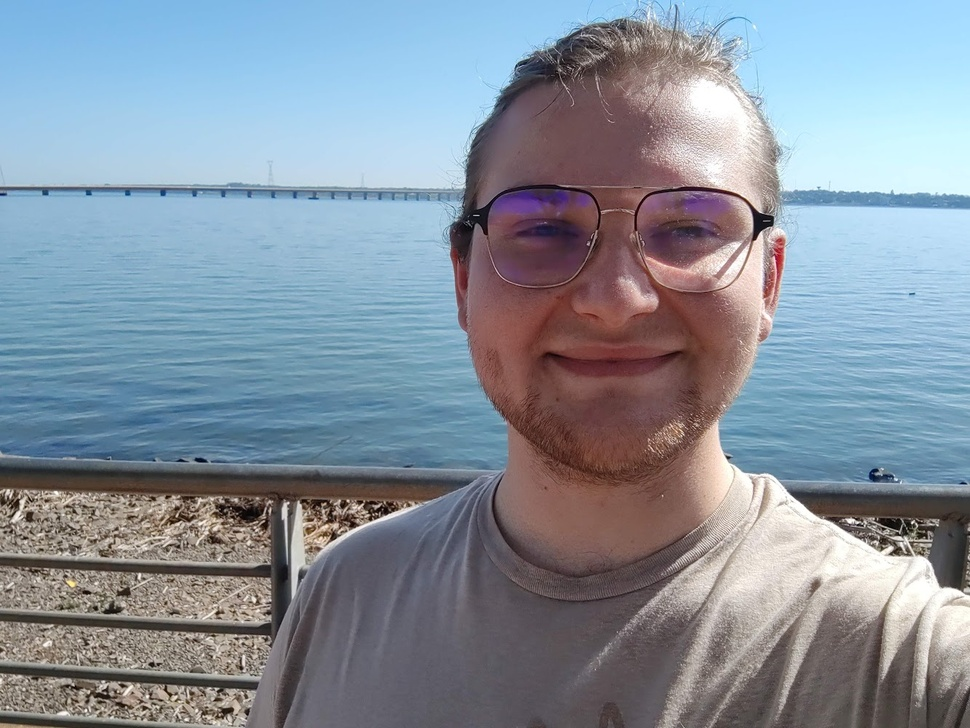
#> input picture images/yo.jpg, 970 x 728 px, shrunk from 1333 x 1000 before the run; the run also reads 1 picture not shown here
$ jupyter execute tests.ipynb
#> lines starting #> are read from the running program, lines starting #| are printed output that depends on the picture
[cell 1]
import numpy as np
import cv2
import matplotlib.pyplot as plt

# Canny
Usamos para detectar contornos y discriminar el resto.
La implementación de OpenCV lo hace con dos thresholds que definen qué es un borde fuerte y qué es un borde débil.
> Los bordes fuertes se conservan siempre. Los bordes débiles se conservan si están unidos a bordes fuertes.

[cell 2]
img = cv2.imread("images/yo.jpg", cv2.IMREAD_GRAYSCALE)
#> img: shape (728, 970); min 0, max 255, mean 143
edges = cv2.Canny(img, threshold1=200, threshold2=300)
#> edges: shape (728, 970); 4.3% white in thin lines or dots

plt.figure(figsize=(10,5))

plt.subplot(1,2,1)
plt.imshow(cv2.cvtColor(img, cv2.COLOR_BGR2RGB))
plt.title("Original")
plt.axis('off')

plt.subplot(1,2,2)
plt.imshow(edges, cmap='gray')
plt.title("Canny")
plt.axis('off')

plt.show()
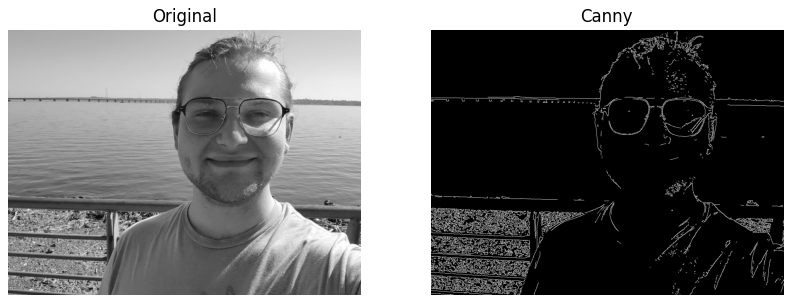
#> figure drawn by matplotlib, 2 panels

# ¿Qué pasa con la iluminación? ¿Y el contraste?
Como Canny usa la derivada (gradiente) para definir los contornos, contrastes bajos quieren decir que el máximo valor de ese gradiente va a ser más pequeño, por lo que habría que ajustar esos tresholds según el contraste.

Algo similar pasa con la iluminación, si la media de intensidad de los pixeles es pequeña, es *más probable* que los gradientes también bajen.

La manera más simple de tener en cuenta estos dos factores es justamente la media, una media baja indica iluminación y contraste más bajos, y una media alta suele indicar lo contrario.

ESTO ULTIMO ES FALSO, HAY QUE ANALIZAR EL HISTOGRAMA

[cell 3]
med = np.median(img)
#> med = 145

sens = 0.1 #es qué tan separados de la media están los thresholds, acá los estamos ligando a la media

low_thresh  = int(max(0,  (1.0 - sens) * med))
#> low_thresh = 130
high_thresh = int(min(255, (1.0 + sens) * med))
#> high_thresh = 159

edges = cv2.Canny(img, low_thresh, high_thresh)
#> edges: shape (728, 970); 7.4% white in thin lines or dots


#mostrar imagen
plt.figure(figsize=(10,5))

plt.subplot(1,2,1)
plt.imshow(cv2.cvtColor(img, cv2.COLOR_BGR2RGB))
plt.title("Original")
plt.axis('off')

plt.subplot(1,2,2)
plt.imshow(edges, cmap='gray')
plt.title("Canny")
plt.axis('off')

plt.show()

[cell 4]
#muestra con distintas imágenes
img_to_dark = cv2.imread("images/yo.jpg")
#> img_to_dark is the input picture: shape (728, 970, 3); mean B, G, R 156.9, 144.9, 134
beta = -50
darker = cv2.convertScaleAbs(img_to_dark, alpha = 1.0, beta=beta)
# cv2.imwrite("yo_darker.jpg", darker)

[cell 5]
def canny_auto_thresholds(img, sens):
    med = np.median(img)
    low_thresh  = int(max(0,  (1.0 - sens) * med))
    high_thresh = int(min(255, (1.0 + sens) * med))
    edges = cv2.Canny(img, low_thresh, high_thresh)
    return edges

[cell 6]
img1 = cv2.imread("images/yo_darker.jpg", cv2.IMREAD_GRAYSCALE)
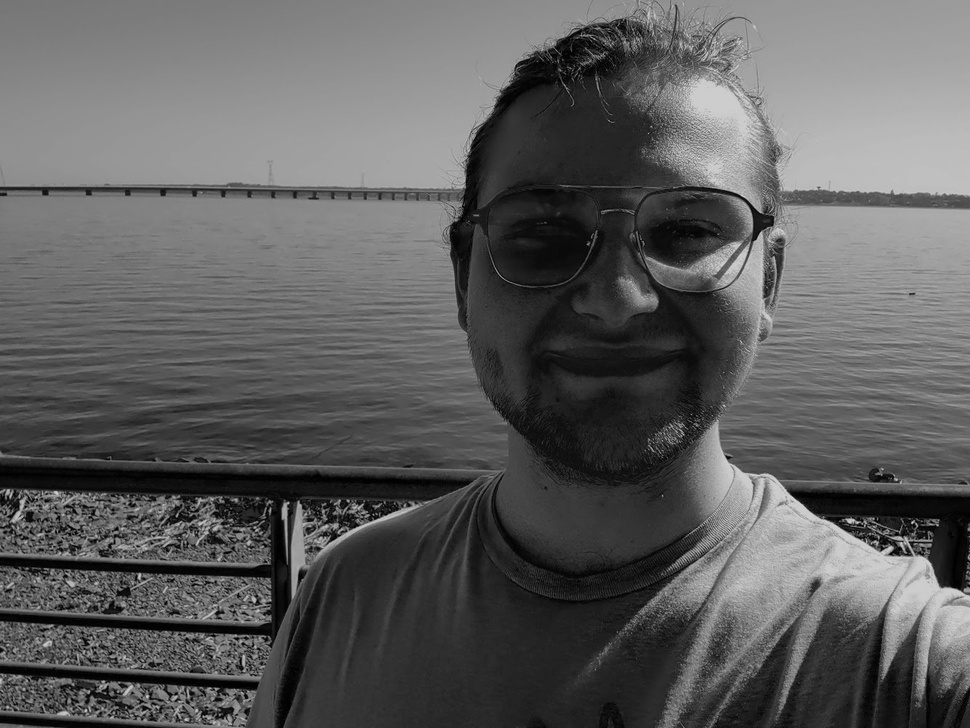
#> img1: shape (728, 970); min 0, max 217, mean 93.7
img4 = cv2.imread("images/52350525926_4e43f03153_b.jpg", cv2.IMREAD_GRAYSCALE)
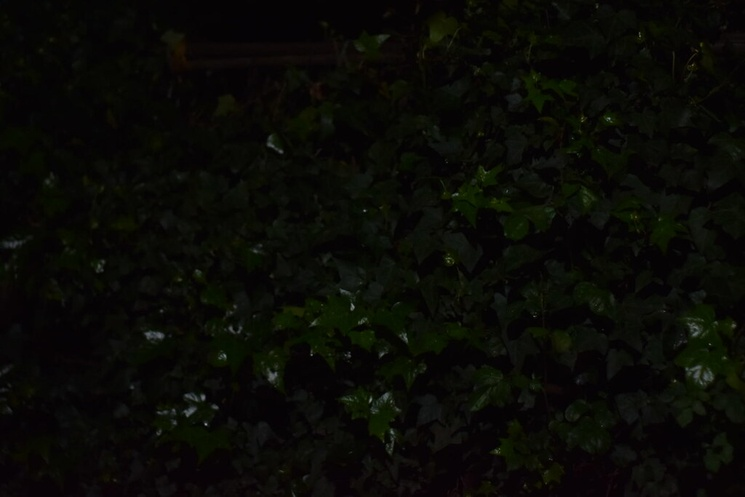
#> input picture images/52350525926_4e43f03153_b.jpg, 745 x 497 px, shrunk from 1024 x 683 before the run
#> img4: shape (497, 745); min 0, max 144, mean 9.5
img3 = cv2.imread("images/habitacion.jpg", cv2.IMREAD_GRAYSCALE)
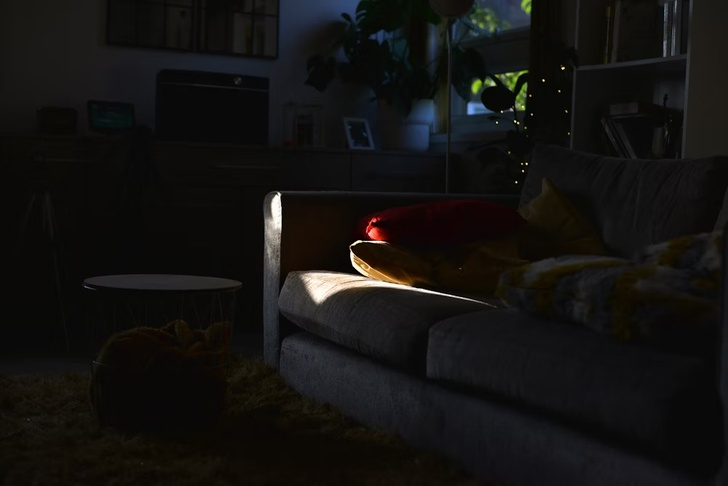
#> input picture images/habitacion.jpg, 728 x 486 px, shrunk from 1000 x 668 before the run
#> img3: shape (486, 728); min 0, max 255, mean 19

imgs = [img1, img4, img3]
for i, img in enumerate(imgs):
    edges = canny_auto_thresholds(img, sens=0.2)

    plt.figure(figsize=(10,5))

    plt.subplot(1,2,1)
    plt.imshow(img, cmap='gray')
    plt.title("Original")
    plt.axis('off')

    plt.subplot(1,2,2)
    plt.imshow(edges, cmap='gray')
    plt.title("Canny")
    plt.axis('off')

    plt.show()
#> this loop made 3 passes
#> (med in canny_auto_thresholds, low_thresh in canny_auto_thresholds, high_thresh in canny_auto_thresholds) on passes 1 to 3: (95, 76, 114), (8, 6, 9), (14, 11, 16)
#> pass 2, in canny_auto_thresholds (call 2), `edges = cv2.Canny(img, low_thresh, high_thresh)`:
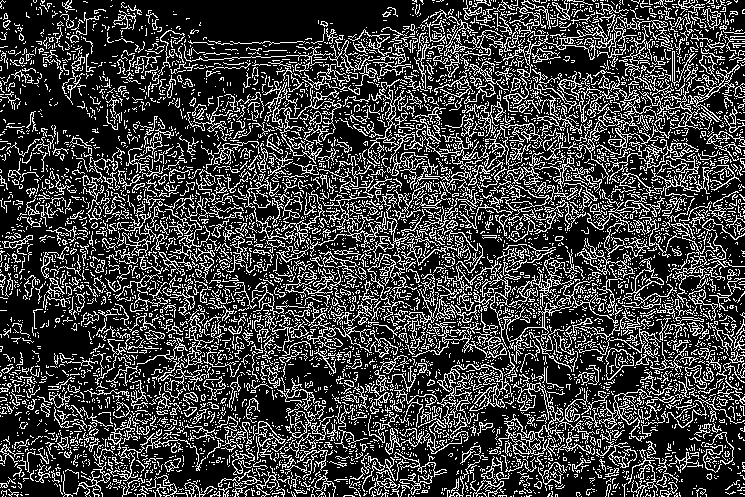
#> edges: shape (497, 745); 24.6% white in thin lines or dots

# Problemas
- A veces cuando hay texturas (tierra, tela, etc) Canny detecta muchos bordes que no son relevantes.
- En la imagen que está toda oscura salvo una parte, canny detecta bien los bordes en la zona oscura, y detecta absurdamente muchos bordes en la zona clara.

### Probamos otras formas de mejorar la detección Canny

- Una forma es agregar un blur para matar inperfecciones
- Otra forma es ecualizar el espectro para detectar mejor
- Morfologia ?

[cell 7]
# 1. Preprocesamiento con desenfoque para reducir ruido/texturas
def canny_mejorado(img, sens=0.33, blur_kernel=5):
    # Aplicar desenfoque gaussiano para reducir ruido
    blurred = cv2.GaussianBlur(img, (blur_kernel, blur_kernel), 0)

    med = np.median(blurred)
    low_thresh  = int(max(0,  (1.0 - sens) * med))
    high_thresh = int(min(255, (1.0 + sens) * med))
    edges = cv2.Canny(blurred, low_thresh, high_thresh)

    return edges

# 2. Ecualización de histograma para zonas con iluminación desigual
def canny_ecualizado(img, sens=0.33):
    # Ecualizar histograma (CLAHE es mejor para iluminación local)
    clahe = cv2.createCLAHE(clipLimit=4.5, tileGridSize=(8,8))
    equalized = clahe.apply(img)

    blurred = cv2.GaussianBlur(equalized, (5, 5), 0)
    med = np.median(blurred)
    low_thresh  = int(max(0,  (1.0 - sens) * med))
    high_thresh = int(min(255, (1.0 + sens) * med))
    edges = cv2.Canny(blurred, low_thresh, high_thresh)

    return edges

# 3. Usar morfología para limpiar bordes
def canny_limpio(img, sens=0.33):
    blurred = cv2.GaussianBlur(img, (5, 5), 0)
    med = np.median(blurred)
    low_thresh  = int(max(0,  (1.0 - sens) * med))
    high_thresh = int(min(255, (1.0 + sens) * med))
    edges = cv2.Canny(blurred, low_thresh, high_thresh)

    # Morfología para limpiar bordes pequeños
    kernel = cv2.getStructuringElement(cv2.MORPH_RECT, (3,3))
    edges = cv2.morphologyEx(edges, cv2.MORPH_CLOSE, kernel)

    return edges

# 4. CLAHE mejorado: combinando ecualización + blur + morfología
def canny_clahe_mejorado(img, sens=0.33, clip_limit=2.0, tile_size=8, blur_kernel=5):
    # 1. CLAHE para ecualizar
    clahe = cv2.createCLAHE(clipLimit=clip_limit, tileGridSize=(tile_size, tile_size))
    equalized = clahe.apply(img)

    # 2. Blur para reducir ruido/texturas
    blurred = cv2.GaussianBlur(equalized, (blur_kernel, blur_kernel), 0)

    # 3. Canny con thresholds automáticos
    med = np.median(blurred)
    low_thresh  = int(max(0,  (1.0 - sens) * med))
    high_thresh = int(min(255, (1.0 + sens) * med))
    edges = cv2.Canny(blurred, low_thresh, high_thresh)

    return edges

[cell 8]
img1 = cv2.imread("images/yo_darker.jpg", cv2.IMREAD_GRAYSCALE)
img4 = cv2.imread("images/52350525926_4e43f03153_b.jpg", cv2.IMREAD_GRAYSCALE)
img3 = cv2.imread("images/habitacion.jpg", cv2.IMREAD_GRAYSCALE)

imgs = [img1, img4, img3]
titles_imgs = ["Yo (oscura)", "Exterior", "Habitación"]

for i, img in enumerate(imgs):
    # Aplicar las 4 funciones
    edges_original = canny_auto_thresholds(img, sens=0.3)
    edges_mejorado = canny_mejorado(img, sens=0.3, blur_kernel=7)
    edges_ecualizado = canny_ecualizado(img, sens=0.3)
    edges_limpio = canny_limpio(img, sens=0.3)
    calche_mejorado = canny_clahe_mejorado(img, sens=0.3, clip_limit=4.5, tile_size=8, blur_kernel=7)

    # Mostrar comparación
    plt.figure(figsize=(15, 10))

    plt.subplot(2, 3, 1)
    plt.imshow(img, cmap='gray')
    plt.title(f"Original - {titles_imgs[i]}")
    plt.axis('off')

    plt.subplot(2, 3, 2)
    plt.imshow(edges_original, cmap='gray')
    plt.title("Canny básico")
    plt.axis('off')

    plt.subplot(2, 3, 3)
    plt.imshow(edges_mejorado, cmap='gray')
    plt.title("Canny + Blur")
    plt.axis('off')

    plt.subplot(2, 3, 4)
    plt.imshow(edges_ecualizado, cmap='gray')
    plt.title("Canny + CLAHE")
    plt.axis('off')

    plt.subplot(2, 3, 5)
    plt.imshow(edges_limpio, cmap='gray')
    plt.title("Canny + Morfología")
    plt.axis('off')

    plt.subplot(2, 3, 6)
    plt.imshow(calche_mejorado, cmap='gray')
    plt.title("Canny + CLAHE + Blur")
    plt.axis('off')

    plt.tight_layout()
    plt.show()
#> this loop made 3 passes
#> pass 1, in canny_auto_thresholds (call 4), `edges = cv2.Canny(img, low_thresh, high_thresh)`:
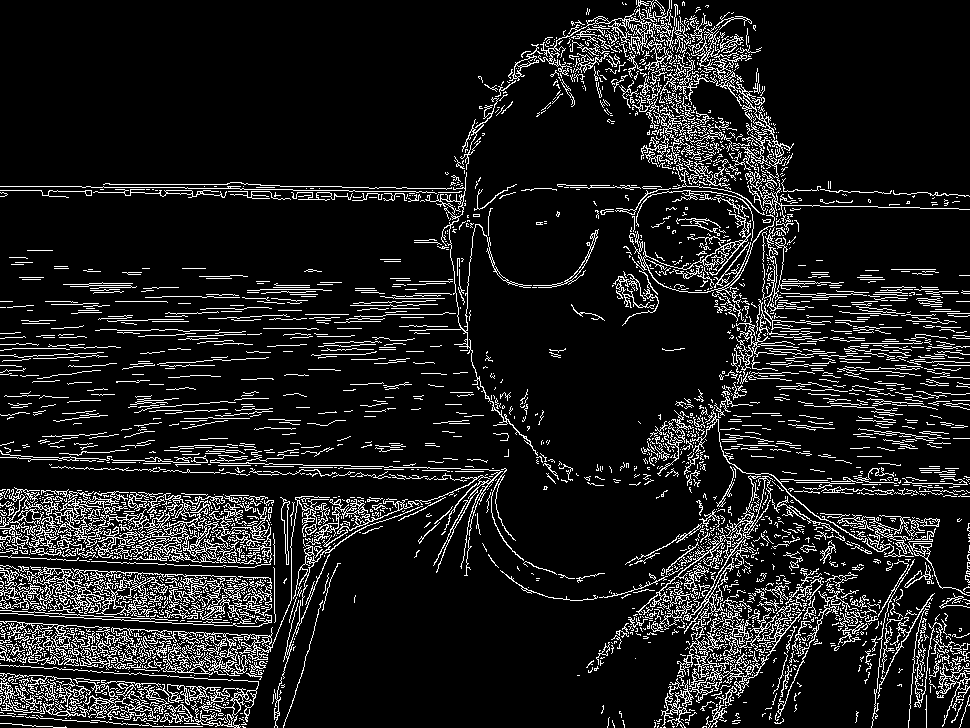
#> edges: shape (728, 970); 11.3% white in thin lines or dots
#> pass 1, in canny_ecualizado, `equalized = clahe.apply(img)`:
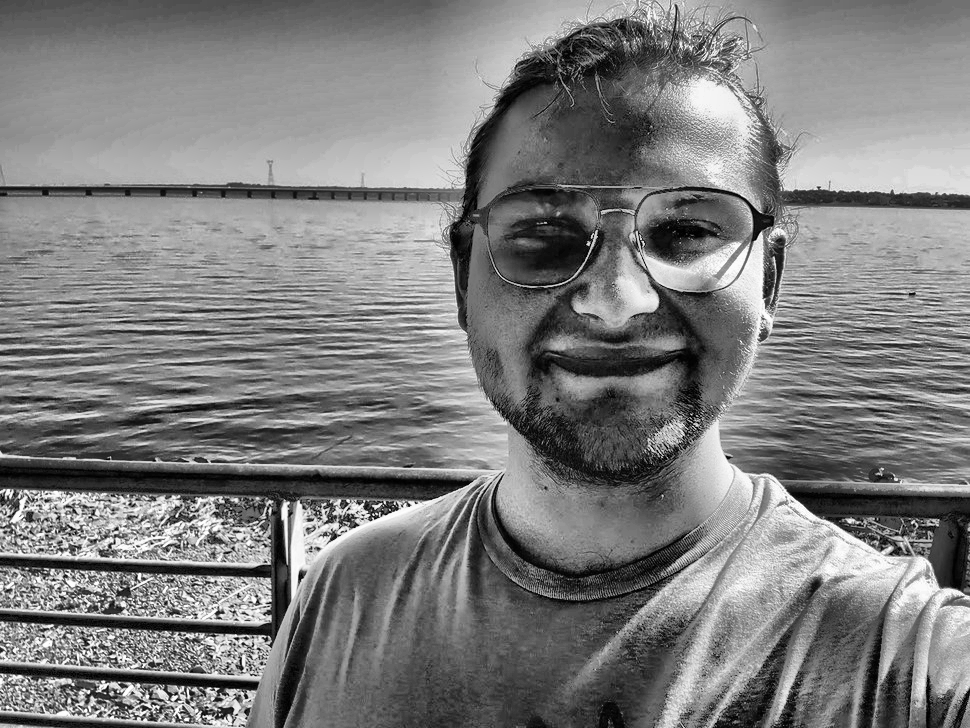
#> equalized: shape (728, 970); min 0, max 255, mean 125.5
#> pass 1, `plt.show()`:
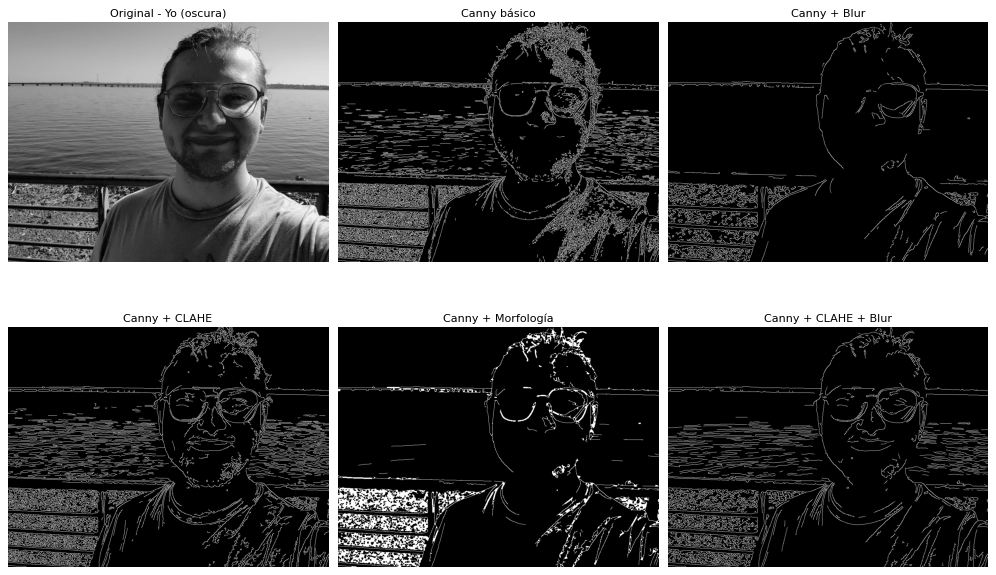
#> figure drawn by matplotlib, 6 panels
#> pass 2, `plt.show()`:
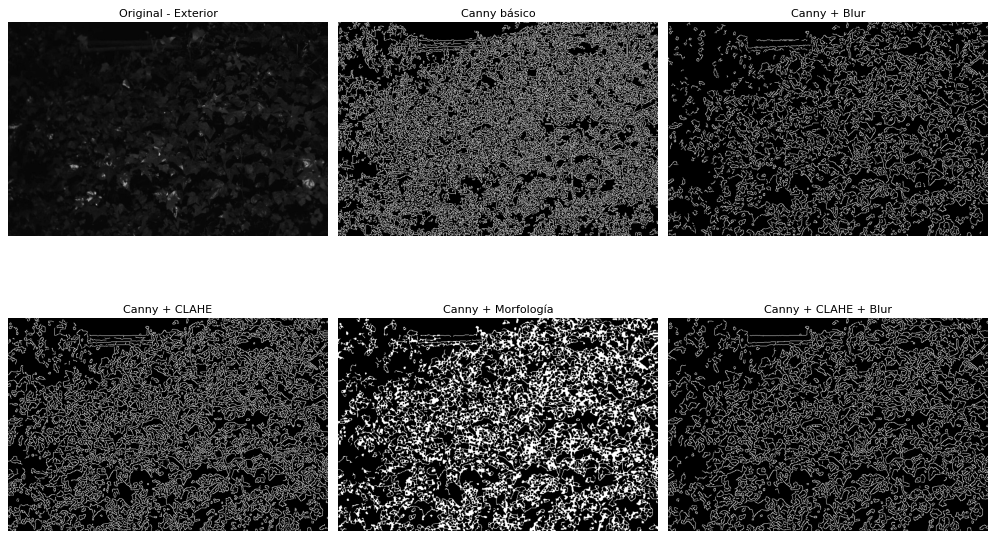
#> figure drawn by matplotlib, 6 panels
